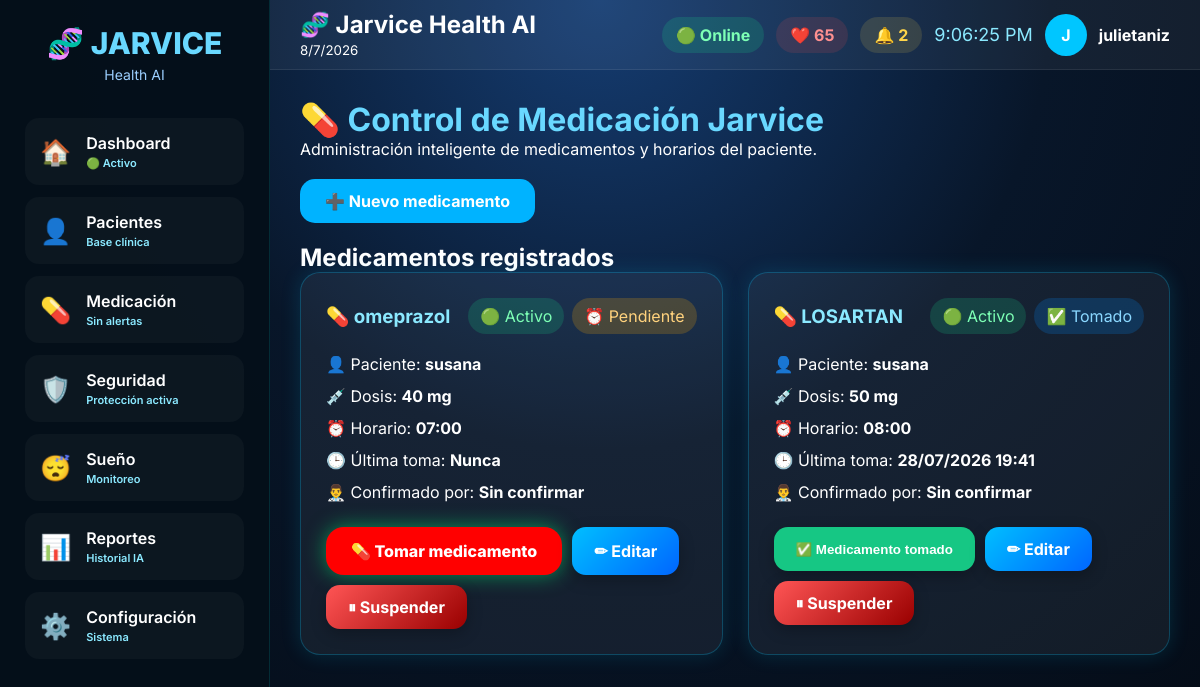
Screenshot of /medicacion/ (signed in) with the database file from the repository.
### mi_app_salud/models.py (models this page shows, shortened)
class Medicacion(models.Model):
    paciente = models.ForeignKey(
        Paciente,
        on_delete=models.CASCADE,
        related_name="medicaciones"
    )
    nombre = models.CharField(max_length=100)
    dosis = models.CharField(max_length=50)
    horario = models.TimeField()
    activo = models.BooleanField(default=True)
    tomado = models.BooleanField(default=False)
    fecha_ultima_toma = models.DateTimeField(
        null=True,
        blank=True
    )
    confirmado_por = models.ForeignKey(
        User,
        on_delete=models.SET_NULL,
        null=True,
        blank=True
    )

class Paciente(models.Model):
    SEXOS = [
        ("F", "Femenino"),
        ("M", "Masculino"),
        ("O", "Otro"),
    ]
    nombre = models.CharField(max_length=100)
    apellido = models.CharField(max_length=100)
    historia_clinica = models.CharField(
    max_length=20,
    unique=True,
    blank=True,
    null=True
)
    dni = models.CharField(
        max_length=20,
        unique=True,
        blank=True,
        null=True
    )
    edad = models.PositiveIntegerField()
    fecha_nacimiento = models.DateField(
        blank=True,
        null=True
    )
    sexo = models.CharField(
        max_length=1,
        choices=SEXOS,
        blank=True
    )
    grupo_sanguineo = models.CharField(
        max_length=5,
        blank=True
    )
    peso = models.DecimalField(
        max_digits=5,
        decimal_places=2,
        blank=True,
        null=True
    )
    altura = models.DecimalField(
        max_digits=4,
        decimal_places=2,
        blank=True,
        null=True
    )
    alergias = models.TextField(
        blank=True
    )
    enfermedades = models.TextField(
        blank=True
    )
    telefono = models.CharField(
        max_length=30,
        blank=True
    )
    direccion = models.TextField(
        blank=True
    )
    contacto_emergencia = models.CharField(
        max_length=150,
        blank=True
    )
    telefono_emergencia = models.CharField(
        max_length=30,
        blank=True
    )
    medico_cabecera = models.CharField(
        max_length=150,
        blank=True
    )
    observaciones = models.TextField(
        blank=True
    )
    fecha_creacion = models.DateTimeField(
        auto_now_add=True
    )

### mi_app_salud/views.py (the view)
@login_required
def medicacion(request):
    medicamentos = (
        Medicacion.objects
        .select_related("paciente", "confirmado_por")
        .order_by("horario")
    )
    return render(
        request,
        "mi_app_salud/medicacion.html",
        {
            "medicamentos": medicamentos
        }
    )

### mi_app_salud/templates/mi_app_salud/medicacion.html (shortened to what this page needs)
{% extends "mi_app_salud/base.html" %}
{% block contenido %}
<div class="medicacion-panel">
    <div class="titulo">
        <h1>💊 Control de Medicación Jarvice</h1>
        <p>Administración inteligente de medicamentos y horarios del paciente.</p>
    </div>
    <div class="acciones">
        <a href="{% url 'crear_medicacion' %}" class="btn-agregar">
            ➕ Nuevo medicamento
        </a>
    </div>
    <h2>Medicamentos registrados</h2>
    <div class="medicamentos-grid">
        {% for medicamento in medicamentos %}
        <div class="med-card">
            <div class="med-header">
                <h3>💊 {{ medicamento.nombre }}</h3>
                <div class="estados">
                    {% if medicamento.activo %}
                        <span class="activo">🟢 Activo</span>
                    {% else %}
                        <span class="suspendido">🔴 Suspendido</span>
                    {% endif %}
                    {% if medicamento.tomado %}
                        <span class="tomado">✅ Tomado</span>
                    {% else %}
                        <span class="pendiente">⏰ Pendiente</span>
                    {% endif %}
                </div>
            </div>
            <div class="dato">
                👤 Paciente:
                <strong>{{ medicamento.paciente.nombre }}</strong>
            </div>
            <div class="dato">
                💉 Dosis:
                <strong>{{ medicamento.dosis }}</strong>
            </div>
            <div class="dato">
                ⏰ Horario:
                <strong>{{ medicamento.horario }}</strong>
            </div>
            <div class="dato">
                🕒 Última toma:
                <strong>
                    {% if medicamento.fecha_ultima_toma %}
                        {{ medicamento.fecha_ultima_toma|date:"d/m/Y H:i" }}
                    {% else %}
                        Nunca
                    {% endif %}
                </strong>
            </div>
            <div class="dato">
                👨‍⚕️ Confirmado por:
                <strong>
                    {% if medicamento.confirmado_por %}
                        {{ medicamento.confirmado_por.username }}
                    {% else %}
                        Sin confirmar
                    {% endif %}
                </strong>
            </div>
            <div class="botones">
                {% if medicamento.tomado %}
                    <button class="tomado" disabled>
                        ✅ Medicamento tomado
                    </button>
                {% else %}
                    <a href="{% url 'tomar_medicacion' medicamento.id %}" class="btn-tomar">
                        💊 Tomar medicamento
                                </a>
                        {% endif %}
                <a href="{% url 'editar_medicacion' medicamento.id %}" class="editar">
                    ✏ Editar
                </a>
                <a href="{% url 'cambiar_estado_medicacion' medicamento.id %}" class="eliminar">
                    {% if medicamento.activo %}
                        ⏸ Suspender
                    {% else %}
                        ▶ Reactivar
                    {% endif %}
                </a>
            </div>
        </div>
        {% empty %}
        <div class="sin-datos">
            No hay medicamentos registrados.
        </div>
        {% endfor %}
    </div>
</div>
{% endblock %}

### mi_app_salud/templates/mi_app_salud/base.html (shortened to what this page needs)
{% load static %}
<!DOCTYPE html>
<html lang="es">
<head>
<link rel="stylesheet" href="{% static 'mi_app_salud/css/base.css' %}">
</head>
<body>
<div class="sidebar">
<div class="logo">
<h1>🧬 JARVICE</h1>
<p>Health AI</p>
</div>
<div class="menu">
<a href="/" class="menu-item">
    <span>🏠</span>
    <div>
        Dashboard
        <small>🟢 Activo</small>
    </div>
</a>
<a href="/pacientes/" class="menu-item">
    <span>👤</span>
    <div>
        Pacientes
        <small>Base clínica</small>
    </div>
</a>
<a href="/medicacion/" class="menu-item">
    <span>💊</span>
    <div>
        Medicación
        <small id="med-alerta">Sin alertas</small>
    </div>
</a>
<a href="/seguridad/" class="menu-item">
    <span>🛡️</span>
    <div>
        Seguridad
        <small>Protección activa</small>
    </div>
</a>
<a href="/sueno/" class="menu-item">
    <span>😴</span>
    <div>
        Sueño
        <small>Monitoreo</small>
    </div>
</a>
<a href="/reportes/" class="menu-item">
    <span>📊</span>
    <div>
        Reportes
        <small>Historial IA</small>
    </div>
</a>
<a href="/configuracion/" class="menu-item">
    <span>⚙️</span>
    <div>
        Configuración
        <small>Sistema</small>
    </div>
</a>
</div>
</div>
<div class="main">
<div class="topbar">
    <div>
        <h2>🧬 Jarvice Health AI</h2>
        <small id="fecha"></small>
    </div>
    <div class="usuario">
        <div class="server">
            🟢 Online
        </div>
        <div class="pulso">
            ❤️ <span id="pulsoTop">78</span>
        </div>
        <div class="alerta">
            🔔 <span id="contadorAlertas">0</span>
        </div>
        <div class="reloj" id="reloj"></div>
        <div class="avatar">
            {{ request.user.username|first|upper }}
        </div>
        <strong>
            {{ request.user.username }}
        </strong>
    </div>
</div>
<div class="contenido">
{% block contenido %}
{% endblock %}
</div>
</div>
</body>
</html>

### mi_app_salud/static/mi_app_salud/css/base.css (style rules this page uses)
* { margin:0; padding:0; box-sizing:border-box; }
body { font-family:'Inter',sans-serif; background: radial-gradient(circle at top,#153d73 0%,#081629 45%,#040b15 100%); color:white; display:flex; min-height:100vh; }
.sidebar { width:270px; background:rgba(5,15,25,.96); border-right:1px solid rgba(0,255,255,.12); display:flex; flex-direction:column; padding:25px; }
.logo { text-align:center; margin-bottom:35px; }
.logo h1 { color:#69d8ff; font-size:30px; font-weight:800; }
.logo p { color:#9ccfff; font-size:14px; margin-top:5px; }
.btn-tomar { display: inline-flex; align-items: center; justify-content: center; padding: 10px 20px; background: #22c55e; color: white; border-radius: 12px; text-decoration: none; font-weight: 600; font-size: 15px; box-shadow: 0 4px 10px rgba(34,197,94,0.25); transition: all .25s ease; }

### mi_app_salud/templates/mi_app_salud/base.html (style rules this page uses)
.menu { display:flex; flex-direction:column; gap:12px; }
.menu a { text-decoration:none; color:white; padding:15px; border-radius:14px; transition:.3s; font-weight:600; }
.main { flex:1; display:flex; flex-direction:column; }
.topbar { height:70px; background:rgba(255,255,255,.05); display:flex; align-items:center; justify-content:space-between; padding:0 30px; border-bottom:1px solid rgba(255,255,255,.08); }
.server { background:#16c78433; color:#7dffb5; padding:8px 14px; border-radius:30px; font-weight:bold; }
.pulso { background:#ff4d4d22; color:#ff9090; padding:8px 14px; border-radius:30px; font-weight:bold; }
.alerta { background:#ffd54a22; color:#ffd54a; padding:8px 14px; border-radius:30px; font-weight:bold; }
.usuario { display:flex; align-items:center; gap:12px; }
.avatar { width:42px; height:42px; border-radius:50%; background:#00c6ff; display:flex; align-items:center; justify-content:center; font-weight:bold; }
.reloj { font-size:18px; color:#8be9ff; }
.contenido { padding:30px; }
.menu-item { display:flex; align-items:center; gap:15px; color:white; padding:15px; border-radius:16px; text-decoration:none; transition:.3s; background:rgba(255,255,255,.03); }
.menu-item span { font-size:25px; }
.menu-item div { display:flex; flex-direction:column; }
.menu-item small { font-size:11px; color:#8be9ff; margin-top:3px; }

### rows the page displays
Medicacion: nombre "omeprazol", activo "🟢 Activo", tomado "⏰ Pendiente", paciente.nombre "susana", dosis "40 mg", horario "07:00", shows "Nunca", shows "Sin confirmar"
Medicacion: nombre "LOSARTAN", activo "🟢 Activo", tomado "✅ Tomado", paciente.nombre "susana", dosis "50 mg", horario "08:00", fecha_ultima_toma "28/07/2026 19:41", shows "Sin confirmar"

### other values shown
{{ request.user.username|first|upper }} "J"
{{ request.user.username }} "julietaniz"
